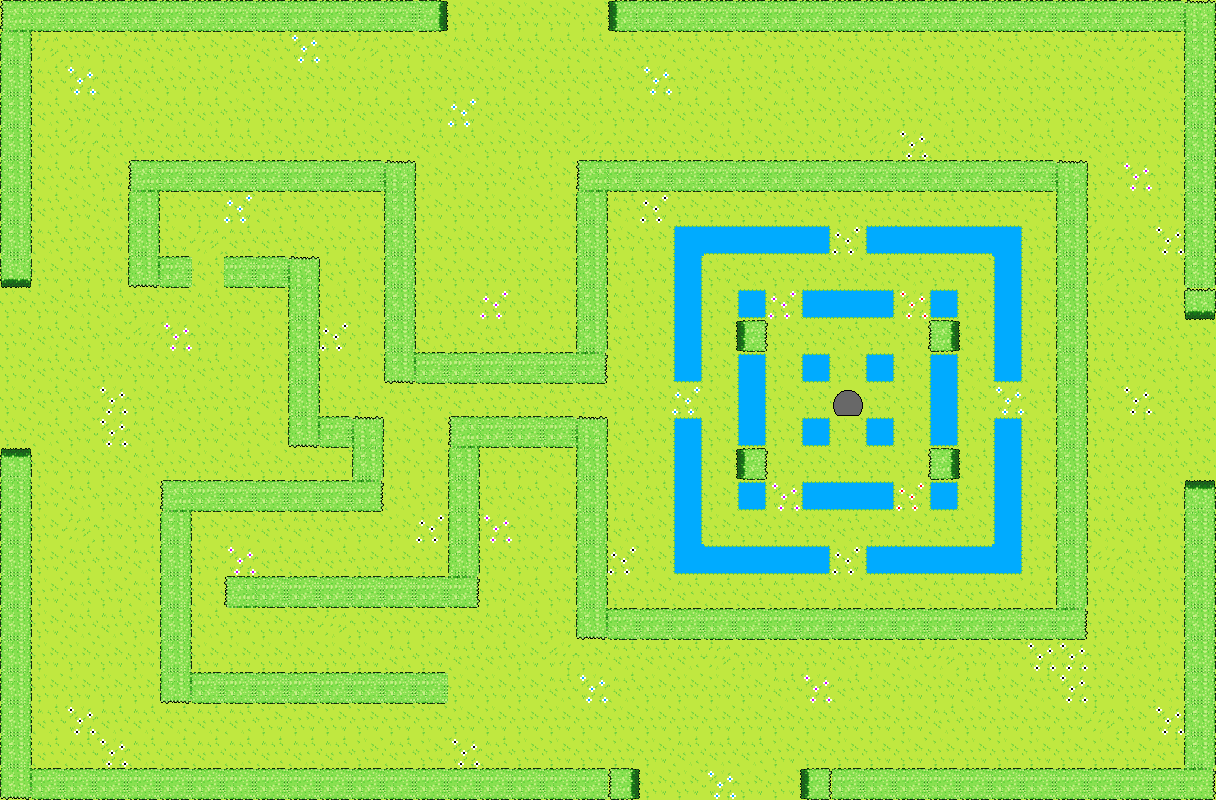

Below is a game level as drawn by its tile map, then a one-line description and the .tmx file that defines it, in full:
An orthogonal 38x25 tile map with 32x32 px tiles, 1 tile layer (Tile Layer 1), 2 tilesets.

<map version="1.0" tiledversion="1.0.3" orientation="orthogonal" renderorder="right-down" width="38" height="25" tilewidth="32" tileheight="32" nextobjectid="1">
 <tileset firstgid="1" source="ZeldaTiles.tsx" />
 <tileset firstgid="133" source="ZeldaTiles.tsx" />
 <layer name="Tile Layer 1" width="38" height="25">
  <data encoding="csv">
42,38,38,38,38,38,38,38,38,38,38,38,38,34,1,1,1,1,1,36,38,38,38,38,38,38,38,38,38,38,38,38,38,38,38,38,38,41,
39,3,1,1,2,2,1,1,2,6,1,3,1,1,2,2,2,2,2,2,1,2,2,1,1,1,2,2,2,1,1,2,1,1,2,3,2,39,
39,2,6,2,2,1,1,2,1,1,1,1,2,1,1,1,2,2,2,1,6,1,2,1,2,1,1,2,1,1,1,1,1,1,1,1,2,39,
39,2,1,2,1,2,2,1,1,1,1,2,2,1,5,2,2,2,2,1,1,2,2,1,2,1,1,1,1,2,1,1,1,1,2,1,1,39,
39,2,4,2,1,2,2,2,1,1,2,1,1,2,2,1,1,1,4,1,1,1,2,1,1,1,2,4,12,2,1,1,2,1,2,1,1,39,
39,2,2,1,42,38,38,38,38,38,38,38,41,1,1,1,2,1,42,38,38,38,38,38,38,38,38,38,38,38,38,38,38,41,1,8,1,39,
39,2,1,2,39,1,1,5,2,1,1,1,39,1,1,1,1,1,39,2,11,1,1,1,1,2,1,2,2,2,1,1,2,39,1,1,1,39,
39,2,1,1,39,1,3,2,2,1,1,1,39,1,1,1,1,1,39,1,1,60,63,63,63,55,11,54,63,63,63,61,1,39,4,1,12,39,
35,1,1,1,43,38,2,38,38,41,2,1,39,1,1,1,1,1,39,2,1,62,1,2,1,1,1,2,2,1,1,62,1,39,3,1,1,39,
1,1,2,2,1,1,2,1,1,39,2,1,39,1,1,7,1,1,39,2,1,62,1,53,7,54,63,55,10,53,1,62,1,39,1,1,2,31,
1,2,2,1,4,8,1,1,1,39,11,1,39,2,1,2,1,2,39,2,1,62,1,32,1,1,2,1,1,30,2,62,1,39,1,1,2,1,
1,2,2,1,1,1,2,1,1,39,1,1,43,38,38,38,38,38,40,1,1,57,1,56,1,53,1,53,1,56,2,57,2,39,2,1,2,1,
1,2,1,12,1,2,1,1,2,39,1,1,2,1,2,1,1,2,1,1,1,5,1,62,1,1,48,1,1,62,1,6,2,39,1,12,2,1,
1,2,1,12,2,1,1,2,2,43,38,41,1,1,42,38,38,38,41,2,1,56,1,57,1,53,1,53,1,57,1,56,1,39,1,2,2,1,
37,1,1,1,2,1,1,2,1,1,1,39,1,1,39,1,1,2,39,1,1,62,1,32,1,1,1,1,1,30,2,62,1,39,2,2,2,1,
39,1,2,1,1,42,38,38,38,38,38,40,2,1,39,2,2,1,39,1,2,62,1,53,8,54,63,55,9,53,2,62,1,39,2,2,1,37,
39,1,3,1,1,39,1,1,2,2,2,1,1,11,39,8,1,1,39,2,1,62,1,1,1,1,2,1,1,2,1,62,1,39,2,2,1,39,
39,1,2,1,2,39,1,8,2,2,2,1,1,1,39,1,1,1,39,11,1,59,63,63,63,55,11,54,63,63,63,58,1,39,4,2,1,39,
39,1,2,1,2,39,2,42,38,38,38,38,38,38,40,1,2,1,39,1,1,2,2,2,2,1,1,2,1,2,2,1,2,39,1,1,1,39,
39,1,2,2,1,39,2,1,1,1,3,1,1,1,1,2,2,1,43,38,38,38,38,38,38,38,38,38,38,38,38,38,38,40,1,1,1,39,
39,1,1,1,1,39,1,1,1,1,1,1,2,1,2,2,1,4,1,2,2,2,3,1,1,1,2,1,2,3,1,1,12,12,1,2,1,39,
39,1,1,1,1,43,38,38,38,38,38,38,38,38,1,1,1,2,6,2,1,1,1,1,2,8,2,1,1,1,2,1,2,12,1,1,2,39,
39,2,12,2,2,2,2,2,1,1,1,1,1,1,1,1,1,1,1,1,1,1,1,1,1,1,1,1,1,2,1,1,1,1,3,1,12,39,
39,2,2,12,2,2,2,2,2,2,2,1,2,1,12,2,1,1,1,1,1,2,2,2,1,1,1,1,1,1,1,1,1,1,1,1,2,39,
43,38,38,38,38,38,38,38,38,38,38,38,38,38,38,38,38,38,38,30,1,1,6,1,1,32,38,38,38,38,38,38,38,38,38,38,38,40
</data>
 </layer>
</map>
